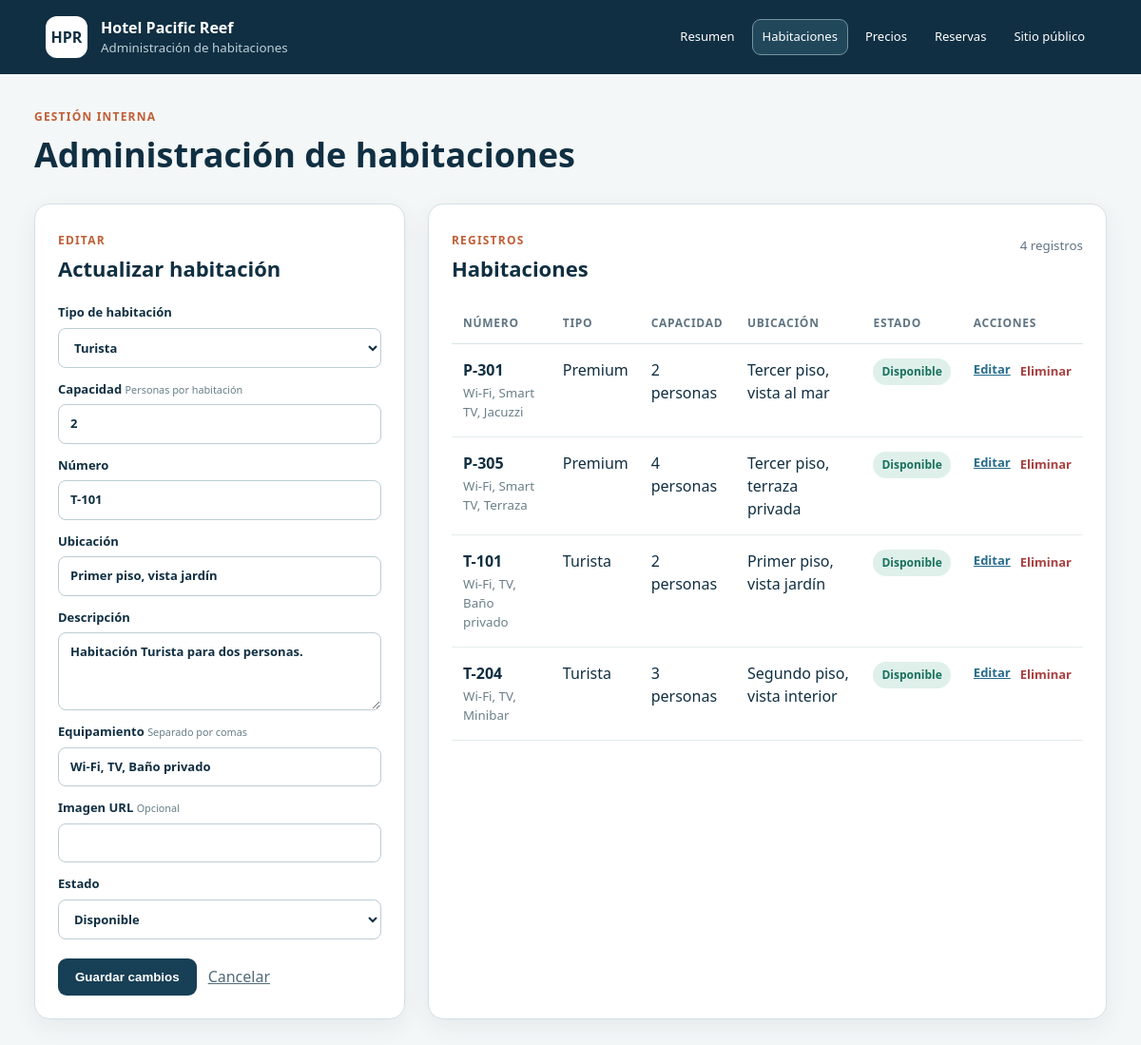
Page /admin/rooms.php?edit=1 on the committed database.
### tables this page shows
CREATE TABLE rooms (
    id BIGINT UNSIGNED AUTO_INCREMENT PRIMARY KEY,
    room_type_id BIGINT UNSIGNED NOT NULL,
    capacity TINYINT UNSIGNED NOT NULL,
    room_number VARCHAR(20) NOT NULL UNIQUE,
    location VARCHAR(120) NOT NULL,
    description VARCHAR(500) NOT NULL,
    equipment JSON NOT NULL,
    image_url VARCHAR(500) NULL,
    status ENUM('available', 'occupied', 'maintenance', 'inactive') NOT NULL DEFAULT 'available',
    created_at TIMESTAMP NOT NULL DEFAULT CURRENT_TIMESTAMP,
    updated_at TIMESTAMP NOT NULL DEFAULT CURRENT_TIMESTAMP ON UPDATE CURRENT_TIMESTAMP,
    CONSTRAINT fk_rooms_room_type
        FOREIGN KEY (room_type_id) REFERENCES room_types(id),
    CONSTRAINT chk_room_capacity CHECK (capacity > 0)
);

CREATE TABLE room_types (
    id BIGINT UNSIGNED AUTO_INCREMENT PRIMARY KEY,
    name VARCHAR(80) NOT NULL UNIQUE,
    description VARCHAR(500) NOT NULL,
    base_price DECIMAL(12, 2) NOT NULL,
    max_guests TINYINT UNSIGNED NOT NULL,
    created_at TIMESTAMP NOT NULL DEFAULT CURRENT_TIMESTAMP,
    CONSTRAINT chk_room_type_price CHECK (base_price > 0),
    CONSTRAINT chk_room_type_capacity CHECK (max_guests > 0)
);

### src/Database/Connection.php (called while the page is built, shortened)
<?php
final class Connection
{
    public static function create(): PDO
    {
        $projectRoot = dirname(__DIR__, 2);
        $configFile = $projectRoot . '/config/database.php';
        $config = require (is_file($configFile)
            ? $configFile
            : $projectRoot . '/config/database.example.php');
        $dsn = sprintf(
            'mysql:host=%s;port=%d;dbname=%s;charset=%s',
            $config['host'],
            $config['port'],
            $config['database'],
            $config['charset']
        );
        return new PDO($dsn, $config['username'], $config['password'], [
            PDO::ATTR_ERRMODE => PDO::ERRMODE_EXCEPTION,
            PDO::ATTR_DEFAULT_FETCH_MODE => PDO::FETCH_ASSOC,
            PDO::ATTR_EMULATE_PREPARES => false,
        ]);
    }
}

### config/database.example.php (called while the page is built, shortened)
<?php
return [
    'host' => getenv('DB_HOST') ?: '127.0.0.1',
    'port' => (int) (getenv('DB_PORT') ?: 3306),
    'database' => getenv('DB_NAME') ?: 'hotel_pacific_reef',
    'username' => getenv('DB_USER') ?: 'root',
    'password' => getenv('DB_PASSWORD') ?: '',
    'charset' => 'utf8mb4',
];

### src/Repositories/RoomRepository.php (called while the page is built, shortened)
<?php
final class RoomRepository
{
    public function all(): array
    {
        return $this->pdo->query(
            'SELECT rooms.*, room_types.name AS room_type_name
             FROM rooms
             INNER JOIN room_types ON room_types.id = rooms.room_type_id
             ORDER BY rooms.room_number'
        )->fetchAll();
    }
    public function find(int $id): ?array
    {
        $statement = $this->pdo->prepare('SELECT * FROM rooms WHERE id = :id');
        $statement->execute(['id' => $id]);
        $room = $statement->fetch();
        return $room === false ? null : $room;
    }
    public function roomTypes(): array
    {
        return $this->pdo->query('SELECT id, name, description, base_price, max_guests FROM room_types ORDER BY name')->fetchAll();
    }
}

### public/admin/rooms.php (the view, shortened to what this page needs)
<?php
require dirname(__DIR__, 2) . '/src/Database/Connection.php';
require dirname(__DIR__, 2) . '/src/Repositories/RoomRepository.php';
function escape(string $value): string
{
    return htmlspecialchars($value, ENT_QUOTES, 'UTF-8');
}
function equipmentText(string $json): string
{
    $items = json_decode($json, true);
    return is_array($items) ? implode(', ', $items) : '';
}
$statusOptions = [
    'available' => 'Disponible',
    'occupied' => 'Ocupada',
    'maintenance' => 'Mantención',
    'inactive' => 'Inactiva',
];
$rooms = [];
$roomTypes = [];
$editingRoom = null;
try {
    $repository = new RoomRepository(Connection::create());
    $roomTypes = $repository->roomTypes();
    $rooms = $repository->all();
    if (isset($_GET['edit'])) {
        $editingRoom = $repository->find((int) $_GET['edit']);
    }
} catch (Throwable $exception) {
    $error = $exception->getMessage();
}
$form = $editingRoom ?? [
    'id' => 0,
    'room_type_id' => $roomTypes[0]['id'] ?? 1,
    'capacity' => 2,
    'room_number' => '',
    'location' => '',
    'description' => '',
    'equipment' => 'Wi-Fi, TV, Baño privado',
    'image_url' => '',
    'status' => 'available',
];
?>
<!DOCTYPE html>
<html lang="es">
<head>
    <link rel="stylesheet" href="../assets/css/admin.css">
    <link rel="stylesheet" href="../assets/css/responsive.css">
</head>
<body>
<header class="admin-header">
    <div><span>HPR</span><div><strong>Hotel Pacific Reef</strong><small>Administración de habitaciones</small></div></div>
    <nav aria-label="Navegación administrativa"><a href="index.php">Resumen</a><a class="active" href="rooms.php">Habitaciones</a><a href="prices.php">Precios</a><a href="reservations.php">Reservas</a><a href="../index.php">Sitio público</a></nav>
</header>
<main>
    <section class="page-heading">
        <div><p>Gestión interna</p><h1>Administración de habitaciones</h1></div>
    </section>
    <div class="admin-layout">
        <section class="panel form-panel">
            <div class="panel-heading"><span><?= $editingRoom ? 'Editar' : 'Nueva' ?></span><h2><?= $editingRoom ? 'Actualizar habitación' : 'Registrar habitación' ?></h2></div>
            <form method="post">
                <label>Tipo de habitación<select name="room_type_id" required><?php foreach ($roomTypes as $type): ?><option value="<?= (int) $type['id'] ?>" <?= (int) $form['room_type_id'] === (int) $type['id'] ? 'selected' : '' ?>><?= escape($type['name']) ?></option><?php endforeach; ?></select></label>
                <label>Capacidad <small>Personas por habitación</small><input name="capacity" type="number" min="1" max="255" value="<?= (int) $form['capacity'] ?>" required></label>
                <label>Número<input name="room_number" value="<?= escape((string) $form['room_number']) ?>" maxlength="20" required></label>
                <label>Ubicación<input name="location" value="<?= escape((string) $form['location']) ?>" maxlength="120" required></label>
                <label>Descripción<textarea name="description" maxlength="500" required><?= escape((string) $form['description']) ?></textarea></label>
                <label>Equipamiento <small>Separado por comas</small><input name="equipment" value="<?= escape(is_string($form['equipment']) && str_starts_with($form['equipment'], '[') ? equipmentText($form['equipment']) : (string) $form['equipment']) ?>" required></label>
                <label>Imagen URL <small>Opcional</small><input name="image_url" type="url" value="<?= escape((string) ($form['image_url'] ?? '')) ?>"></label>
                <label>Estado<select name="status" required><?php foreach ($statusOptions as $value => $label): ?><option value="<?= $value ?>" <?= $form['status'] === $value ? 'selected' : '' ?>><?= $label ?></option><?php endforeach; ?></select></label>
                <div class="form-actions"><button type="submit"><?= $editingRoom ? 'Guardar cambios' : 'Crear habitación' ?></button><?php if ($editingRoom): ?><a href="rooms.php">Cancelar</a><?php endif; ?></div>
            </form>
        </section>
        <section class="panel table-panel">
            <div class="panel-heading"><span>Registros</span><h2>Habitaciones</h2><small><?= count($rooms) ?> registros</small></div>
            <div class="table-wrap"><table><thead><tr><th>Número</th><th>Tipo</th><th>Capacidad</th><th>Ubicación</th><th>Estado</th><th>Acciones</th></tr></thead><tbody>
            <?php foreach ($rooms as $room): ?><tr><td><strong><?= escape($room['room_number']) ?></strong><small><?= escape(equipmentText($room['equipment'])) ?></small></td><td><?= escape($room['room_type_name']) ?></td><td><?= (int) $room['capacity'] ?> personas</td><td><?= escape($room['location']) ?></td><td><span class="status status-<?= escape($room['status']) ?>"><?= escape($statusOptions[$room['status']] ?? $room['status']) ?></span></td><td><div class="row-actions"><a href="?edit=<?= (int) $room['id'] ?>">Editar</a><form method="post" onsubmit="return confirm('¿Eliminar esta habitación?');"><input type="hidden" name="csrf_token" value="<?= escape($_SESSION['csrf_token']) ?>"><input type="hidden" name="action" value="delete"><input type="hidden" name="id" value="<?= (int) $room['id'] ?>"><button class="delete" type="submit">Eliminar</button></form></div></td></tr><?php endforeach; ?>
            </tbody></table></div>
        </section>
    </div>
</main>
</body>
</html>

### public/assets/css/admin.css (style rules this page uses)
:root { font-family:"Segoe UI",Arial,sans-serif;color:#102f42;background:#f4f7f7;line-height:1.5 }
* { box-sizing:border-box }
body { margin:0 }
.admin-header { height:78px;background:#102f42;color:#fff;display:flex;align-items:center;justify-content:space-between;padding:0 max(4vw,32px) }
.admin-header>div { display:flex;align-items:center;gap:14px }
.admin-header>div>span { display:grid;place-items:center;width:44px;height:44px;border-radius:12px;background:#fff;color:#102f42;font-weight:800 }
.admin-header strong,.admin-header small { display:block }
.admin-header small { color:#bbd0d8 }
.admin-header a { color:#fff;text-decoration:none;border:1px solid #78919c;border-radius:9px;padding:9px 14px }
main { max-width:1500px;margin:auto;padding:36px }
.page-heading { display:flex;justify-content:space-between;align-items:end;margin-bottom:24px }
.page-heading p,.panel-heading span { margin:0;color:#bf5f37;font-weight:800;text-transform:uppercase;letter-spacing:.1em;font-size:12px }
.page-heading h1 { font-size:36px;margin:4px 0 0 }
.admin-layout { display:grid;grid-template-columns:minmax(300px,390px) 1fr;gap:24px }
.panel { background:#fff;border:1px solid #d4e0e4;border-radius:16px;box-shadow:0 8px 24px #17344712;overflow:hidden }
.form-panel { padding:24px }
.panel-heading { position:relative;margin-bottom:20px }
.panel-heading h2 { margin:3px 0;font-size:22px }
.panel-heading>small { position:absolute;right:0;top:10px;color:#607482 }
label { display:block;font-size:13px;font-weight:700;margin:13px 0 }
label small { font-weight:400;color:#687e89 }
input,select,textarea { display:block;width:100%;margin-top:6px;padding:10px 12px;border:1px solid #bdcdd4;border-radius:8px;font:inherit;background:#fff;color:#102f42 }
textarea { height:82px;resize:vertical }
.form-actions { display:flex;gap:12px;align-items:center;margin-top:20px }
.form-actions button { border:0;border-radius:9px;background:#173f55;color:#fff;font-weight:700;padding:12px 18px;cursor:pointer }
.form-actions a { color:#526b79 }
.table-panel { padding:24px }
.table-wrap { overflow:auto }
table { width:100%;border-collapse:collapse }
th { text-align:left;color:#607482;font-size:12px;text-transform:uppercase;letter-spacing:.06em;border-bottom:1px solid #d9e3e6;padding:12px }
td { padding:15px 12px;border-bottom:1px solid #e5ecee;vertical-align:top }
td small { display:block;color:#6b7f89;margin-top:3px }
.status { display:inline-block;border-radius:999px;padding:5px 9px;font-size:12px;font-weight:700 }
.status-available { background:#dff0eb;color:#19715d }
.row-actions { display:flex;gap:10px;align-items:center }
.row-actions a,.row-actions button { font:inherit;font-size:13px;font-weight:700 }
.row-actions a { color:#256b8b }
.row-actions form { margin:0 }
.row-actions .delete { border:0;background:none;color:#a84040;padding:0;cursor:pointer }
.admin-header nav { display:flex;gap:7px;align-items:center }
.admin-header nav a { border-color:transparent;padding:8px 10px;font-size:13px }
.admin-header nav a:hover,.admin-header nav a.active { border-color:#75929e;background:#21475b }

### public/assets/css/responsive.css (style rules this page uses)
html, body { max-width: 100%; overflow-x: hidden; }
main, .overview > *, .reservation-layout > *, .admin-layout > *, .dashboard-grid > *, .panel { min-width: 0; }

### rows in the picture
rooms: room_type_id "Turista", capacity "2", room_number "T-101", location "Primer piso, vista jardín", description "Habitación Turista para dos personas.", equipment "Wi-Fi, TV, Baño privado", status "Disponible", room_type.name "Turista"
rooms: room_number "P-301", equipment "Wi-Fi, Smart TV, Jacuzzi", room_type.name "Premium", capacity "2", location "Tercer piso, vista al mar", status "Disponible"
rooms: room_number "P-305", equipment "Wi-Fi, Smart TV, Terraza", room_type.name "Premium", capacity "4", location "Tercer piso, terraza privada", status "Disponible"
rooms: room_number "T-204", equipment "Wi-Fi, TV, Minibar", room_type.name "Turista", capacity "3", location "Segundo piso, vista interior", status "Disponible"

### other values in the picture
count($rooms) "4"
